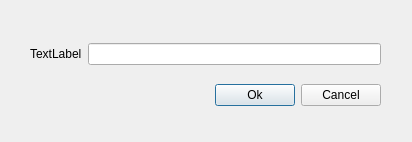
<?xml version="1.0" encoding="UTF-8"?>
<ui version="4.0">
 <class>GoToCellDialog</class>
 <widget class="QDialog" name="GoToCellDialog">
  <property name="geometry">
   <rect>
    <x>0</x>
    <y>0</y>
    <width>412</width>
    <height>142</height>
   </rect>
  </property>
  <property name="windowTitle">
   <string>Dialog</string>
  </property>
  <widget class="QWidget" name="">
   <property name="geometry">
    <rect>
     <x>30</x>
     <y>30</y>
     <width>351</width>
     <height>91</height>
    </rect>
   </property>
   <layout class="QVBoxLayout" name="verticalLayout">
    <item>
     <layout class="QHBoxLayout" name="horizontalLayout">
      <item>
       <widget class="QLabel" name="label">
        <property name="text">
         <string>TextLabel</string>
        </property>
       </widget>
      </item>
      <item>
       <widget class="QLineEdit" name="lineEdit"/>
      </item>
     </layout>
    </item>
    <item>
     <layout class="QHBoxLayout" name="horizontalLayout_2">
      <item>
       <spacer name="horizontalSpacer">
        <property name="orientation">
         <enum>Qt::Horizontal</enum>
        </property>
        <property name="sizeHint" stdset="0">
         <size>
          <width>40</width>
          <height>20</height>
         </size>
        </property>
       </spacer>
      </item>
      <item>
       <widget class="QPushButton" name="okButton">
        <property name="text">
         <string>Ok</string>
        </property>
       </widget>
      </item>
      <item>
       <widget class="QPushButton" name="cancelButton">
        <property name="text">
         <string>Cancel</string>
        </property>
       </widget>
      </item>
     </layout>
    </item>
   </layout>
  </widget>
 </widget>
 <tabstops>
  <tabstop>lineEdit</tabstop>
  <tabstop>okButton</tabstop>
  <tabstop>cancelButton</tabstop>
 </tabstops>
 <resources/>
 <connections/>
</ui>
